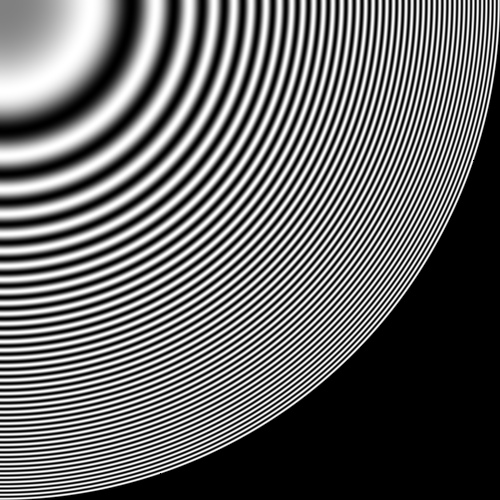
%> input picture ex/ex5/kreise.png, 500 x 500 px
$ octave Aliasing.m   (GNU Octave 9; MATLAB toolbox functions it lacks are replaced by stand-ins)
%> lines starting %> are read from the running program, lines starting %| are printed output that depends on the picture
clear 'all';
close 'all';

% Parameter eingeben
DownSampling = 5;   % Downsampling-Faktor

% read image
Image = imread('kreise.png');
%> Image is the input picture: size 500x500 uint8; min 0, max 255, mean 102.5

% plot it
figure(1);
imshow(Image);
title('Original Image');

% Downsampling w/o and with Antialiasing-Filter
figure(2)
%do sampling
ImageAlias = Image(1:DownSampling:end, 1:DownSampling:end);
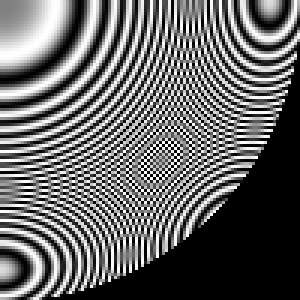
%> ImageAlias: size 100x100 uint8 (shown 3 times larger); min 0, max 255, mean 102.9
%plot it (may scale up)
imshow(ImageAlias, 'InitialMagnification', 100);
title('Moiree pattern due to Aliasing');
xlabel(['downsampling with N=' num2str(DownSampling)]);

%apply anti aliasing filter
Mask = fspecial('average', 10);%???????


%first apply filter
ImageDecimate = imfilter(Image,Mask);
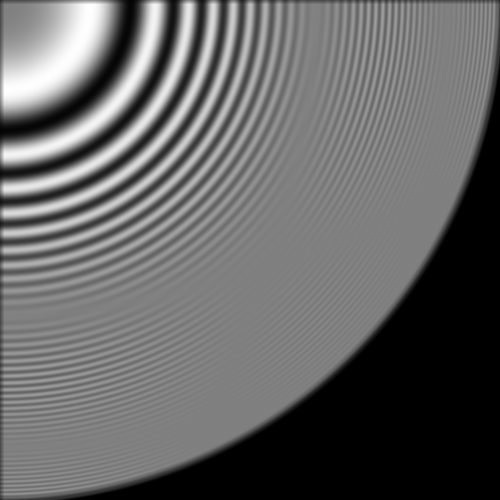
%> ImageDecimate: size 500x500 uint8; min 0, max 254, mean 101.6
%do sampling
ImageDecimate = ImageDecimate(1:DownSampling:end, 1:DownSampling:end);
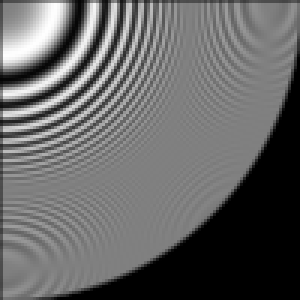
%> ImageDecimate: size 100x100 uint8 (shown 3 times larger); min 0, max 254, mean 102.1
%and plot
figure(3)
imshow(ImageDecimate, 'InitialMagnification', 100);
title('no Moiree pattern due to anti Aliasing filter');
xlabel(['downsampling with N=' num2str(DownSampling)]);

$ run again, with ex/ex5/Moire.png copied over ex/ex5/kreise.png
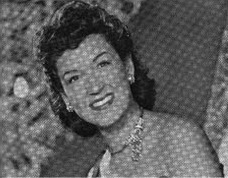
%> input picture ex/ex5/Moire.png, 228 x 178 px
%> Image is the input picture: size 178x228 uint8; min 4, max 232, mean 92.9
%> `ImageDecimate = imfilter(Image,Mask);`:
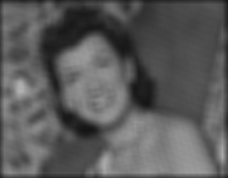
%> ImageDecimate: size 178x228 uint8; min 20, max 177, mean 90.3
%> `ImageDecimate = ImageDecimate(1:DownSampling:end, 1:DownSampling:end);`:
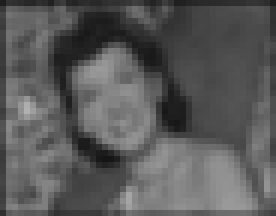
%> ImageDecimate: size 36x46 uint8 (shown 6 times larger); min 21, max 177, mean 89.4
